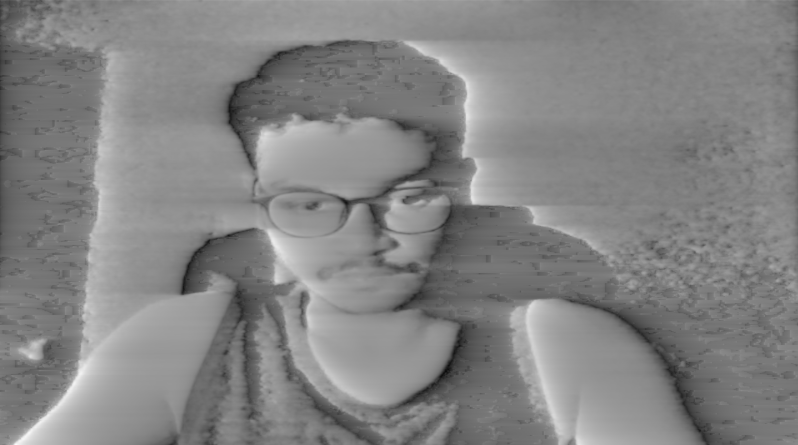
#> input picture exercicios/homomorphic-filter/frame-update.png, 1595 x 890 px (shown at 1/2 size)
$ python main.py frame-update.png   (older library calls are emulated)
#> lines starting #> are read from the running program, lines starting #| are printed output that depends on the picture
import cv2
import numpy as np
import sys

def shift_dft(image):
  rows, cols = image.shape[:2]

  regions = [
    image[rows // 2: rows, cols // 2:cols],
    image[rows // 2:rows, 0:cols // 2],
    image[0:rows // 2, cols // 2:cols],
    image[0:rows // 2, 0:cols // 2]]

  a = np.hstack(regions[0:2])
  b = np.hstack(regions[2:4])

  return np.vstack((a,b))

def define_homomorphic_filter(rows, cols, d_0, c, gamma_high, gamma_low):
  homomorphic = np.zeros((rows, cols))

  rows_half = rows // 2
  cols_half = cols // 2

  for i in range(rows):
    i_diff = i - rows_half
    i_diff_square = i_diff * i_diff

    for j in range(cols):
      j_diff = j - cols_half
      j_diff_square = j_diff * j_diff

      d_2 = i_diff_square + j_diff_square
      exp_value = np.exp(-c*d_2/(d_0**2))
      homomorphic[i,j] = (gamma_high - gamma_low) * (1-exp_value) + gamma_low

  return cv2.merge([homomorphic, homomorphic])

def show_images(window_names, images, time):
  for image, window_name in zip(images, window_names):
    cv2.imshow(window_name, image)

  return chr(cv2.waitKey(time) & 255)

def options(key, c, gamma_high, gamma_low, d0):
  if key == "C":
    c += 0.5
  elif key == "c":
    c -= 0.5
    if c < 0:
      c =0
  elif key == "G":
    gamma_low += 0.5
  elif key == "g":
    gamma_low -= 0.5
    if gamma_low < gamma_low + 1:
      gamma_low = gamma_low + 1
  elif key == "D":
    d0 += 0.5
  elif key == "d":
    d0 -= 0.5

  return c, gamma_high, gamma_low, d0

def main():
  original_image = cv2.imread(sys.argv[1], cv2.IMREAD_GRAYSCALE)
#> original_image is the input picture: shape (890, 1595); min 7, max 253, mean 131.2
  original_image = cv2.resize(original_image, (1280, 720))
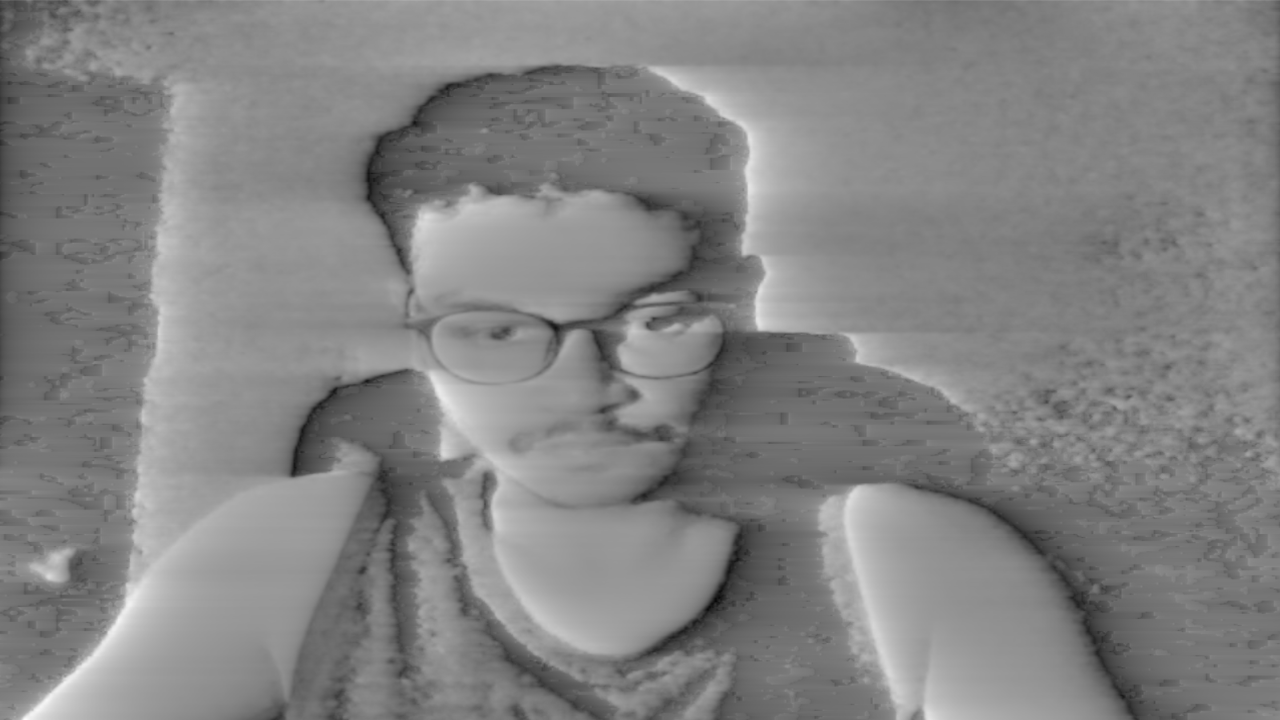
#> original_image: shape (720, 1280); min 9, max 252, mean 131.2

  dft_rows = cv2.getOptimalDFTSize(original_image.shape[0])
#> dft_rows = 720
  dft_cols = cv2.getOptimalDFTSize(original_image.shape[1])
#> dft_cols = 1280

  padded_rows = dft_rows - original_image.shape[0]
#> padded_rows = 0
  padde_cols = dft_cols - original_image.shape[1]
#> padde_cols = 0

  original_window_name = "original image"
  filtered_window_name = "homomophirc filter"

  c = 1
  gamma_high = 2
  gamma_low = 0.5
  d0 = 4.5

  homomorphic = define_homomorphic_filter(dft_rows, dft_cols, d0, c, gamma_high, gamma_low)

  padded = cv2.copyMakeBorder(original_image, 0, padded_rows, 0, padde_cols, cv2.BORDER_CONSTANT, value=[0,0,0])

  key = "não"

  while "\x1b" != key:
    planes = np.log(padded.astype(np.float64)+1)
    planes = cv2.merge([planes, np.zeros(padded.shape, np.float64)])

    dft_image = cv2.dft(planes, flags=cv2.DFT_COMPLEX_OUTPUT)

    shifted_image = shift_dft(dft_image)

    filtered_image = cv2.mulSpectrums(shifted_image, homomorphic, 0)

    dft_image = shift_dft(filtered_image)

    image = cv2.idft(dft_image, flags=cv2.DFT_SCALE | cv2.DFT_REAL_OUTPUT)

    cv2.normalize(image, image, alpha=0, beta=1, norm_type=cv2.NORM_MINMAX, dtype=cv2.CV_64F)

    key = show_images([original_window_name, filtered_window_name], [original_image, image], 0)

    c, gamma_high, gamma_low, d0 = options(key, c, gamma_high, gamma_low, d0)

    print("c {}, gamma high {}, gamma low {}, d0 {}".format(c, gamma_high, gamma_low, d0))

    homomorphic = define_homomorphic_filter(dft_rows, dft_cols, d0, c, gamma_high, gamma_low)
#> this loop made 1 pass; (key Esc is pressed on pass 1)
#> (c, gamma_high, gamma_low, d0) on pass 1: (1, 2, 0.5, 4.5)
#| c 1, gamma high 2, gamma low 0.5, d0 4.5
#> pass 1, in main, `planes = np.log(padded.astype(np.float64)+1)`:
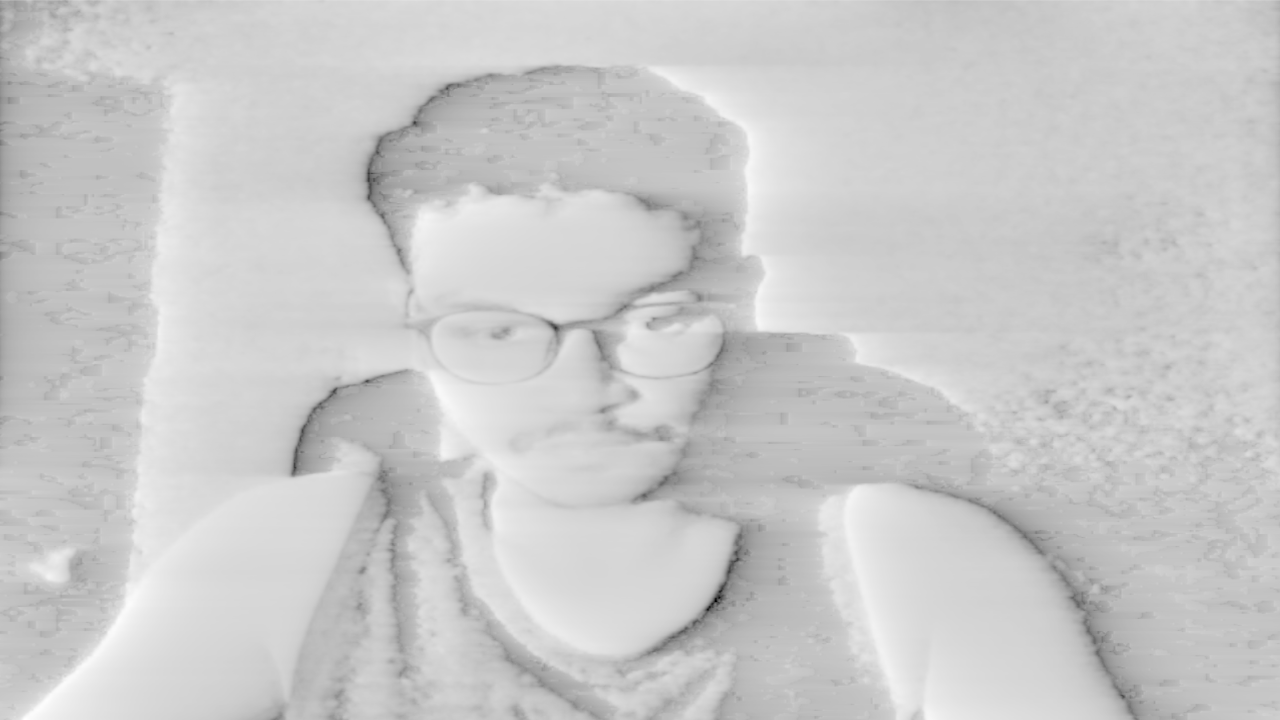
#> planes: shape (720, 1280) float64; min 2.3, max 5.53, mean 4.86; drawn with min black and max white
#> pass 1, in main, `image = cv2.idft(dft_image, flags=cv2.DFT_SCALE | cv2.DFT_REAL_OUTPUT)`:
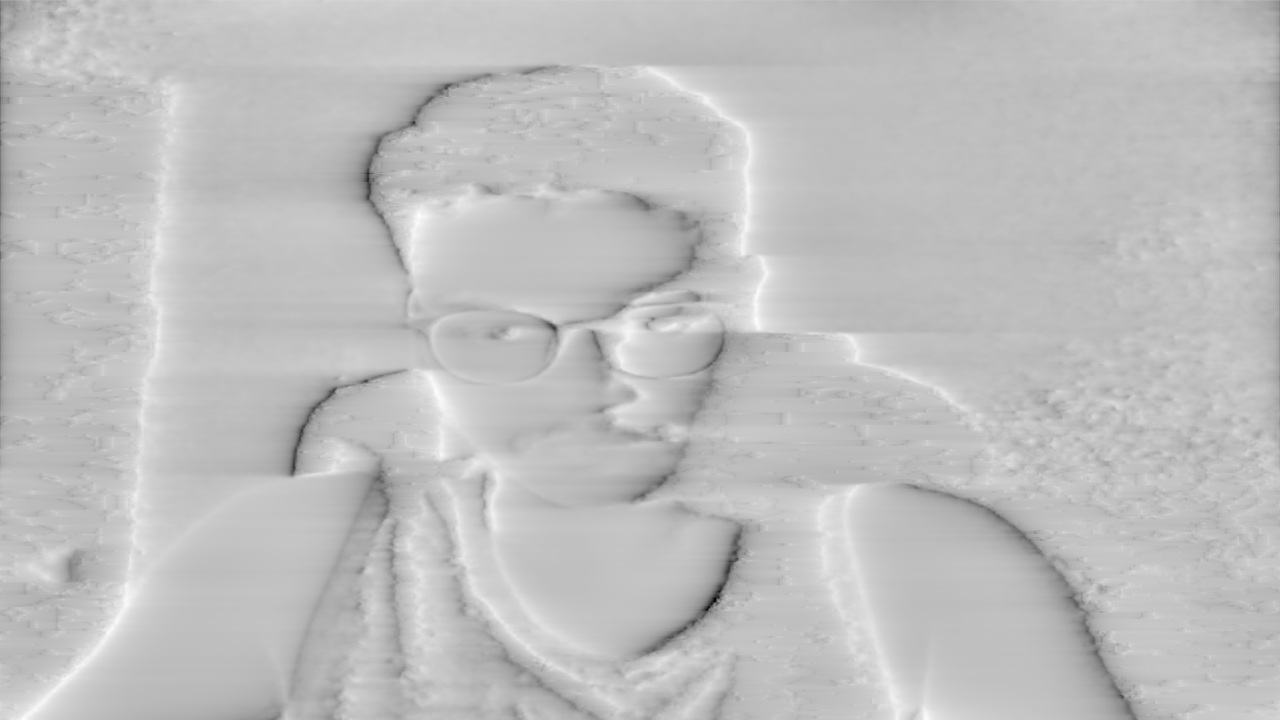
#> image: shape (720, 1280) float64; min -4.24, max 4.68, mean 2.43; drawn with min black and max white

if __name__ == '__main__':
  main()
